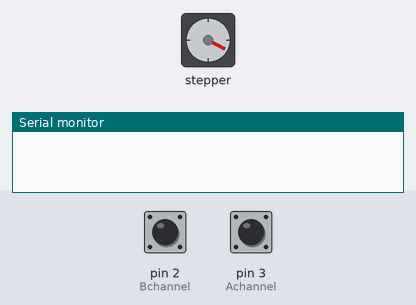
A sketch run on a simulated Arduino Mega 2560, built with avr-gcc and run on an emulated ATmega2560. Shown: stepper motor, the last lines printed to the serial monitor. The inputs (shaded band) are chosen by the test bench; at power-on: pin 2 (Bchannel) HIGH, pin 3 (Achannel) HIGH. Stepper angles assume 200 steps per turn.

Above: at 1.2 s.
1.3 s: pin 2 (Bchannel) pulled LOW for 0.15 s
At 1.57 s:
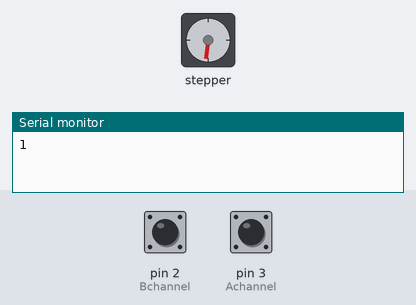
4.4 s: pin 3 (Achannel) pulled LOW for 0.15 s
At 4.55 s:
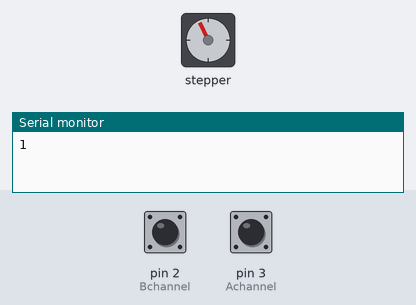
Timing chart, 0 to 13.4 s (numbered marks = the images above; inputs shaded):
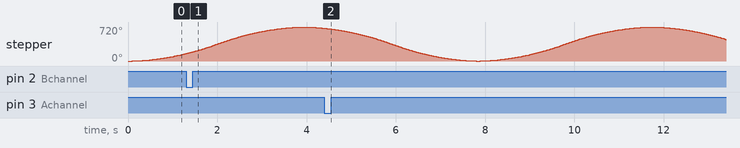

The sketch:

stepper_encoder_one_interrupt.ino
```cpp
#include "AccelStepper.h"

//编码器，利用中断实现（AB通道未实现正反转）
volatile long temp, counter=0;
#define Bchannel 2
#define Achannel 3
#define J1dirPin  23
#define J1stepPin 22

AccelStepper stepper1(1,J1stepPin,J1dirPin);

void setup() {
  Serial.begin(115200);

  pinMode(J1stepPin,OUTPUT);
  pinMode(J1dirPin,OUTPUT);
  pinMode(Bchannel,INPUT_PULLUP);
  pinMode(Achannel,INPUT_PULLUP);

  stepper1.setMaxSpeed(500);
  stepper1.setAcceleration(100);

  attachInterrupt(digitalPinToInterrupt(Achannel), ai0, RISING);
  attachInterrupt(digitalPinToInterrupt(Bchannel), ai1, RISING);
  /*attachInterrupt(digitalPinToInterrupt(Xchannel), ai2, RISING);*/
}

void loop() {
  if(temp!=counter){
    Serial.println(counter);
  }
  temp=counter;

 if ( stepper1.currentPosition() == 0 ){
    stepper1.moveTo(400);
  }
   else if ( stepper1.currentPosition() == 400)
   {
    stepper1.moveTo(0);
  }
  stepper1.run();
}

void ai0(){
  if ((digitalRead(Achannel)==HIGH)&&(digitalRead(Bchannel)==LOW)){
    counter++;
    }
    else{
      counter--;
      }
  }

void ai1(){
  if ((digitalRead(Achannel)==HIGH)&&(digitalRead(Bchannel)==HIGH)){
    counter++;
    }
    else{
      counter--;
    }

  }
```
